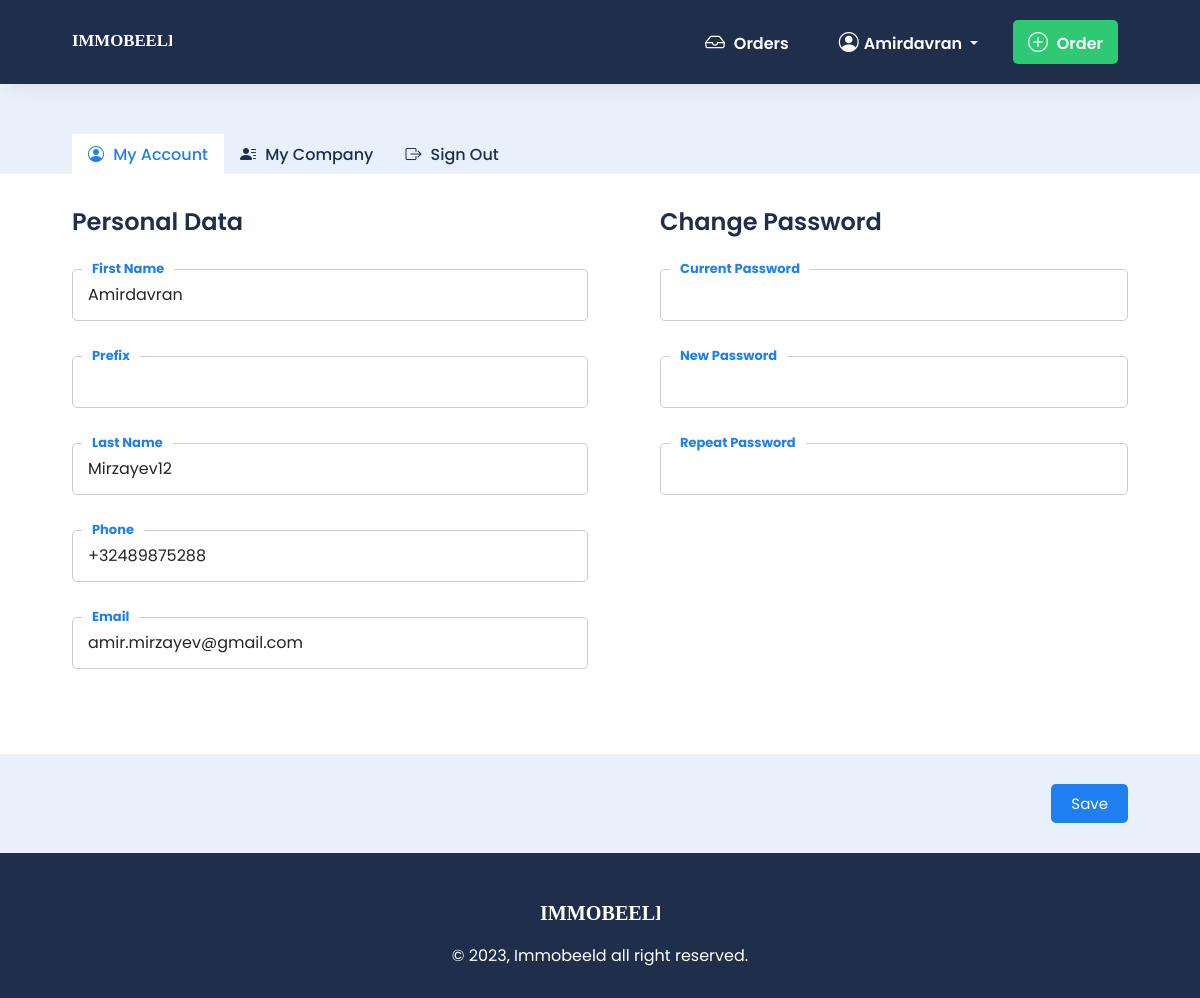
The page /dashboard/ (signed in) on the database its author committed.
### projects/models.py (models this page shows, shortened)
class Customer(models.Model):
    user = models.OneToOneField(User, null=True, on_delete=models.CASCADE)
    name = models.CharField(max_length=200, null=True)
    prefix = models.CharField(max_length=200, null=True, blank=True)
    familyname = models.CharField(max_length=200, null=True)
    phone = models.CharField(max_length=200, null=True)
    email = models.EmailField(max_length=200, null=True)

### projects/decorators.py (the view)
        def wrapper_func(request, *args, **kwargs):
            group = None
            if request.user.groups.exists():
                group = request.user.groups.all()[0].name
            if group in allowed_roles:
                return view_func(request,*args,**kwargs)
            else:
                return HttpResponse('Not autorized to view this page!')

### projects/forms.py
class CustomerForm(forms.ModelForm):
    class Meta:
        model = Customer
        fields = ['name', 'prefix', 'familyname', 'phone', 'email']
        widgets = {
            'name': forms.TextInput(attrs={'class': 'form-control'}),
            'prefix': forms.TextInput(attrs={'class': 'form-control'}),
            'familyname': forms.TextInput(attrs={'class': 'form-control'}),
            'phone': forms.TextInput(attrs={'class': 'form-control'}),
            'email': forms.TextInput(attrs={'class': 'form-control'}),
        }

### projects/models.py (called while the page is built)
    def __str__(self):
        return self.get_keys_language

    def __str__(self):
        return self.country

### projects/views.py (called while the page is built)
@login_required(login_url='login.html')
@allowed_users(allowed_roles=['admin', 'customer'])
def dashboard(request):
    try:
        customer = Customer.objects.get(user=request.user)
        company = Company.objects.get(customer=customer)
    except Customer.DoesNotExist:
        customer = None
        company = None
    customer_form = CustomerForm(instance=customer)
    company_form = CompanyForm(instance=company)
    context = {
        'customer': customer,
        'company': company,
        'customer_form': customer_form,
        'company_form': company_form
    }
    return render(request, 'dashboard.html', context)

### projects/templates/dashboard.html (shortened to what this page needs)
<!DOCTYPE html>
<html lang="en">
<head>
	<link href="https://cdn.jsdelivr.net/npm/bootstrap@5.2.3/dist/css/bootstrap.min.css" rel="stylesheet">
	<link rel='stylesheet'
		href='https://cdnjs.cloudflare.com/ajax/libs/bootstrap-icons/1.10.3/font/bootstrap-icons.min.css' />
    <link rel='stylesheet' href='https://cdnjs.cloudflare.com/ajax/libs/aos/2.3.4/aos.css'/>
	<link rel="stylesheet" href="/static/scss/style.css">
</head>
<body>
  {% include 'navbar_dash.html' %}
{%block content%}
  <main>
		<section class="account">
      <nav>
        <div class="container">
          <div class="nav nav-tabs" id="nav-tab" role="tablist">
            <button class="nav-link active" id="nav-account-tab" data-bs-toggle="tab" data-bs-target="#nav-account" type="button" role="tab" aria-controls="nav-account" aria-selected="true"><span class="bi bi-person-circle"></span> My Account</button>
            <button class="nav-link" id="nav-company-tab" data-bs-toggle="tab" data-bs-target="#nav-company" type="button" role="tab" aria-controls="nav-company" aria-selected="false"><span class="bi bi-person-lines-fill"></span> My Company</button>
            <a href="{% url 'logout.html' %}" class="nav-link"><span class="bi bi-box-arrow-right"></span> Sign Out</a>
          </div>
        </div>
      </nav>
      <div class="tab-content" id="nav-tabContent">
        <div class="tab-pane fade show active" id="nav-account" role="tabpanel" aria-labelledby="nav-account-tab" tabindex="0">
          <form method="POST" action="{% url 'update-customer' %}">
            <div class="container">
              <div class="tab-content-wrapper">
                <div class="row">
                  <div class="col-md-6">
                    <h3>Personal Data</h3>
                    <div class="form-group">
                      {{ customer_form.name }}
                      <label for="fname">First Name</label>
                    </div>
                    <div class="form-group">
                      {{ customer_form.prefix }}
                      <label for="mname">Prefix</label>
                    </div>
                    <div class="form-group">
                      {{ customer_form.familyname }}
                      <label for="lname">Last Name</label>
                    </div>
                    <div class="form-group">
                      {{ customer_form.phone }}
                      <label for="phone">Phone</label>
                    </div>
                    <div class="form-group">
                      {{ customer_form.email }}
                      <label for="email">Email</label>
                    </div>
                  </div>
                  <div class="col-md-6">
                    <div class="ps-5">
                      <h3>Change Password</h3>
                      <div class="form-group">
                        <input class="form-control" type="password" name="oldpass" id="oldpass">
                        <label for="oldpass">Current Password</label>
                      </div>
                      <div class="form-group">
                        <input class="form-control" type="password" name="newpass" id="newpass">
                        <label for="newpass">New Password</label>
                      </div>
                      <div class="form-group">
                        <input class="form-control" type="password" name="repeatpass" id="repeatpass">
                        <label for="repeatpass">Repeat Password</label>
                      </div>
                    </div>
                  </div>
                </div>
              </div>
            </div>
            <div class="submit-btn-wrapper">
              <div class="container">
                <button type="submit" class="update-button">Save</button>
              </div>
            </div>
          </form>
        </div>
      </div>
    </section>
	</main>
{%endblock%}
  <footer>
    <div class="container">
      <a class="navbar-brand" href="index.html">
        <img src="/static/images/zibber-logo-light.svg" alt="LOGO" class="img-fluid">
      </a>
      <p>&copy; 2023, Immobeeld all right reserved.</p>
    </div>
  </footer>
</body>
</html>

### projects/templates/navbar_dash.html (shortened to what this page needs)
{% load static %}
<head>
	<link href="https://cdn.jsdelivr.net/npm/bootstrap@5.2.3/dist/css/bootstrap.min.css" rel="stylesheet">
	<link rel='stylesheet'
		href='https://cdnjs.cloudflare.com/ajax/libs/bootstrap-icons/1.10.3/font/bootstrap-icons.min.css' />
    <link rel='stylesheet' href='https://cdnjs.cloudflare.com/ajax/libs/aos/2.3.4/aos.css'/>
	<link rel="stylesheet" href="/static/scss/style.css">
</head>
<header>
  <nav class="navbar navbar-expand-lg">
    <div class="container">
      <a class="navbar-brand" href="{% url 'index.html'%}">
        <img src="/static/images/zibber-logo-light.svg" alt="LOGO" class="img-fluid">
      </a>
      <div class="collapse navbar-collapse" id="navbarNavDropdown">
        <ul class="navbar-nav ms-auto">
          <li class="nav-item">
            <a class="nav-link" href="{% url 'orders.html' %}"><span class="bi bi-inbox"></span> Orders</a>
          </li>
          <li class="nav-item dropdown">
            <a class="nav-link dropdown-toggle" href="#" role="button" data-bs-toggle="dropdown" aria-expanded="false">
              <span class="bi bi-person-circle"></span>{{ customer.name }}
            </a>
          </li>
          <li class="nav-item">
            <a class="nav-link orderBtn" aria-current="page" href="{% url 'createorder.html' %}"><span class="bi bi-plus-circle"></span> Order</a>
          </li>
        </ul>
      </div>
    </div>
  </nav>
</header>

### projects/static/scss/style.css (style rules this page uses)
* { margin: 0; padding: 0; }
html { scroll-behavior: smooth; }
html, body, div, span, applet, object, iframe, h1, h2, h3, h4, h5, h6, p, blockquote, pre, a, abbr, acronym, address, big, cite, code, del, dfn, em, img, ins, kbd, q, s, samp, small, strike, strong, sub, sup, tt, var, b, u, i, center, dl, dt, dd, ol, ul, li, fieldset, form, label, legend, table, caption, tbody, tfoot, thead, tr, th, td, article, aside, canvas, details, embed, figure, figcaption, footer, header, hgroup, menu, nav, output, ruby, section, summary, time, mark, audio, video { margin: 0; padding: 0; border: 0; font-size: 100%; font: inherit; }
body { margin: 0; padding: 0; font-family: "Poppins", sans-serif; background: #ffffff; position: relative; overflow-x: hidden; box-sizing: border-box; }
img { pointer-events: none; }
li { list-style: none; }
a { text-decoration: none; transition: 0.5s; color: #1f2e4b; }
p { margin: 0; color: #1f2e4b; }
h1, h2, h3, h4, h5, h6 { font-weight: normal; color: #1f2e4b; margin: 0px; }
h3 { font-size: 1.17em; }
ul { list-style: none; }
button { background: #1f7ff0; border: none; font-size: 15px; color: white; padding: 8px 20px; cursor: pointer; transition: 0.4s; border-radius: 5px; }
.container { max-width: 90%; margin: 0 auto; }
.form-control, .form-select { outline: none; box-shadow: none; border-radius: 0px; }
.form-group { position: relative; margin-bottom: 35px; }
.form-group label:not(.form-check-label) { position: absolute; cursor: text; z-index: 1; top: 15px; left: 10px; font-size: 13px; font-weight: bold; background: #fff; padding: 0 10px; color: #1f7ff0; transition: all 0.3s ease; font-size: 13px; top: -10px; color: #1f7ff0; border-radius: 10px; text-transform: capitalize; }
.form-group .form-control, .form-group .form-select { padding: 13px 15px; background: transparent; border: solid 1px #ccc; transition: all 0.3s ease; border-radius: 5px; margin-bottom: 20px; width: 100%; }
header .navbar { background: #1f2e4b; box-shadow: 10px 0px 20px rgba(0, 0, 0, 0.1); padding: 20px 0px !important; }
header .navbar .navbar-brand img { width: 100px; }
header .navbar .navbar-nav { align-items: center; }
header .navbar .navbar-nav .nav-item { margin: 0px 5px; }
header .navbar .navbar-nav .nav-item .nav-link { font-weight: 600; color: white; padding: 7px 15px; margin: 0px 5px; border-radius: 5px; }
header .navbar .navbar-nav .nav-item .nav-link span { margin-right: 5px; color: white; font-size: 20px; }
header .navbar .navbar-nav .nav-item .nav-link.orderBtn { background: #2fc974; }
header .navbar .navbar-nav .nav-item .nav-link.orderBtn span { color: white; }
.account nav { padding: 50px 0px 0px; background: #e8f0fc; }
.account nav .nav { border: none; }
.account nav .nav-link { border-radius: 0px; border: none; font-weight: 500; color: #1f2e4b; }
.account nav .nav-link span { margin-right: 5px; }
.account nav .nav-link.active { color: #1f7ff0; }
.account .tab-content .tab-content-wrapper { margin-bottom: 50px; }
.account .tab-content h3 { font-size: 24px; font-weight: 600; margin: 30px 0px; }
.account .submit-btn-wrapper { padding: 30px 0px; background: #e8f0fc; text-align: right; }
footer { padding: 50px 0px 30px; background: #1f2e4b; color: white; text-align: center; }
footer img { width: 120px; }
footer p { margin: 10px 0px 0px; color: white; }

### rows shown on the page
Customer: name "Amirdavran", familyname "Mirzayev12", phone "+32489875288", email "amir.mirzayev@gmail.com"
